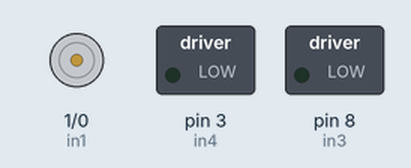
Recording of a sketch running on a simulated Arduino Uno, built with avr-gcc and run on an emulated ATmega328P. On the bench: motor-driver pin pairs drawn as motors (green arrow = first pin HIGH = forward, orange = second pin HIGH = backward, longer = more drive), switched loads named in the sketch (green lamp = pin HIGH).

Above: at 0.6 s.
Timing chart, 0 to 3.0 s (numbered marks = the images above):
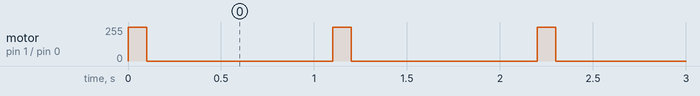

The sketch:

hBridge.ino
```cpp
// connect motor controller pins to Arduino digital pins
// motor one
int in3 = 8;
int in4 = 3;
int in1 = 1;
int in2 = 0;
void setup()
{
  // set all the motor control pins to outputs
  pinMode(in3, OUTPUT);
  pinMode(in4, OUTPUT);
  pinMode(in1, OUTPUT);
  pinMode(in2, OUTPUT);
}
void loop()
{

  /*digitalWrite(in3, HIGH);
  digitalWrite(in4, LOW);
  delay(900);
  digitalWrite(in3, LOW);*/
  digitalWrite(in1, HIGH);
  digitalWrite(in2, LOW);
  delay(100);
  digitalWrite(in1, LOW);
  digitalWrite(in2, LOW);
  delay(1000);
}
```

Measured:
- by itself, motor on pin 1 (in1) / pin 0 (in2): alternates forward 255/255 for 0.10 s and stopped for 1.0 s
